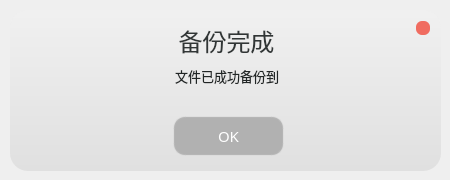
<?xml version="1.0" encoding="UTF-8"?>
<ui version="4.0">
 <class>Form</class>
 <widget class="QWidget" name="Form">
  <property name="geometry">
   <rect>
    <x>0</x>
    <y>0</y>
    <width>450</width>
    <height>180</height>
   </rect>
  </property>
  <property name="minimumSize">
   <size>
    <width>450</width>
    <height>180</height>
   </size>
  </property>
  <property name="maximumSize">
   <size>
    <width>450</width>
    <height>180</height>
   </size>
  </property>
  <property name="font">
   <font>
    <family>微软雅黑</family>
   </font>
  </property>
  <property name="windowTitle">
   <string>Backup Finished</string>
  </property>
  <property name="windowIcon">
   <iconset>
    <normaloff>BackupTool.ico</normaloff>BackupTool.ico</iconset>
  </property>
  <widget class="QFrame" name="frame">
   <property name="geometry">
    <rect>
     <x>10</x>
     <y>10</y>
     <width>431</width>
     <height>161</height>
    </rect>
   </property>
   <property name="styleSheet">
    <string notr="true">QFrame#frame{
	background-color: qlineargradient(x0:0, y1:0,x0:1, y2:1, stop:0 rgba(240, 240, 240,233), stop:1 rgba(222, 222, 222,233));
border-radius:18px  
}
</string>
   </property>
   <property name="frameShape">
    <enum>QFrame::StyledPanel</enum>
   </property>
   <property name="frameShadow">
    <enum>QFrame::Raised</enum>
   </property>
   <widget class="QPushButton" name="btn_ok">
    <property name="geometry">
     <rect>
      <x>163</x>
      <y>106</y>
      <width>111</width>
      <height>40</height>
     </rect>
    </property>
    <property name="palette">
     <palette>
      <active>
       <colorrole role="Button">
        <brush brushstyle="SolidPattern">
         <color alpha="255">
          <red>177</red>
          <green>177</green>
          <blue>177</blue>
         </color>
        </brush>
       </colorrole>
       <colorrole role="ButtonText">
        <brush brushstyle="SolidPattern">
         <color alpha="255">
          <red>255</red>
          <green>255</green>
          <blue>255</blue>
         </color>
        </brush>
       </colorrole>
       <colorrole role="Base">
        <brush brushstyle="SolidPattern">
         <color alpha="255">
          <red>177</red>
          <green>177</green>
          <blue>177</blue>
         </color>
        </brush>
       </colorrole>
       <colorrole role="Window">
        <brush brushstyle="SolidPattern">
         <color alpha="255">
          <red>177</red>
          <green>177</green>
          <blue>177</blue>
         </color>
        </brush>
       </colorrole>
      </active>
      <inactive>
       <colorrole role="Button">
        <brush brushstyle="SolidPattern">
         <color alpha="255">
          <red>177</red>
          <green>177</green>
          <blue>177</blue>
         </color>
        </brush>
       </colorrole>
       <colorrole role="ButtonText">
        <brush brushstyle="SolidPattern">
         <color alpha="255">
          <red>255</red>
          <green>255</green>
          <blue>255</blue>
         </color>
        </brush>
       </colorrole>
       <colorrole role="Base">
        <brush brushstyle="SolidPattern">
         <color alpha="255">
          <red>177</red>
          <green>177</green>
          <blue>177</blue>
         </color>
        </brush>
       </colorrole>
       <colorrole role="Window">
        <brush brushstyle="SolidPattern">
         <color alpha="255">
          <red>177</red>
          <green>177</green>
          <blue>177</blue>
         </color>
        </brush>
       </colorrole>
      </inactive>
      <disabled>
       <colorrole role="Button">
        <brush brushstyle="SolidPattern">
         <color alpha="255">
          <red>177</red>
          <green>177</green>
          <blue>177</blue>
         </color>
        </brush>
       </colorrole>
       <colorrole role="ButtonText">
        <brush brushstyle="SolidPattern">
         <color alpha="255">
          <red>31</red>
          <green>31</green>
          <blue>31</blue>
         </color>
        </brush>
       </colorrole>
       <colorrole role="Base">
        <brush brushstyle="SolidPattern">
         <color alpha="255">
          <red>177</red>
          <green>177</green>
          <blue>177</blue>
         </color>
        </brush>
       </colorrole>
       <colorrole role="Window">
        <brush brushstyle="SolidPattern">
         <color alpha="255">
          <red>177</red>
          <green>177</green>
          <blue>177</blue>
         </color>
        </brush>
       </colorrole>
      </disabled>
     </palette>
    </property>
    <property name="font">
     <font>
      <family>Microsoft YaHei</family>
      <pointsize>11</pointsize>
     </font>
    </property>
    <property name="styleSheet">
     <string notr="true">QPushButton{
	
	background-color: rgb(177,177, 177);
border:2px solid rgba(199, 199, 199,50);
border-radius:12px;
}
QPushButton:hover {
background-color:rgb(144, 144, 144)
	
}
QPushButton:pressed {
	background-color: rgb(111, 111, 111);
}
</string>
    </property>
    <property name="text">
     <string>OK</string>
    </property>
   </widget>
   <widget class="QLabel" name="lab_title">
    <property name="geometry">
     <rect>
      <x>126</x>
      <y>13</y>
      <width>181</width>
      <height>36</height>
     </rect>
    </property>
    <property name="font">
     <font>
      <family>Microsoft YaHei</family>
      <pointsize>18</pointsize>
     </font>
    </property>
    <property name="styleSheet">
     <string notr="true">color: rgb(49, 54, 54)</string>
    </property>
    <property name="text">
     <string>备份完成</string>
    </property>
    <property name="alignment">
     <set>Qt::AlignCenter</set>
    </property>
   </widget>
   <widget class="QLabel" name="lab_prompt">
    <property name="geometry">
     <rect>
      <x>20</x>
      <y>54</y>
      <width>394</width>
      <height>41</height>
     </rect>
    </property>
    <property name="font">
     <font>
      <family>Microsoft YaHei</family>
      <pointsize>10</pointsize>
     </font>
    </property>
    <property name="styleSheet">
     <string notr="true">color: rgb(33, 38, 38)</string>
    </property>
    <property name="text">
     <string>文件已成功备份到
</string>
    </property>
    <property name="alignment">
     <set>Qt::AlignCenter</set>
    </property>
   </widget>
   <widget class="QPushButton" name="btn_close">
    <property name="geometry">
     <rect>
      <x>406</x>
      <y>11</y>
      <width>14</width>
      <height>14</height>
     </rect>
    </property>
    <property name="minimumSize">
     <size>
      <width>14</width>
      <height>14</height>
     </size>
    </property>
    <property name="maximumSize">
     <size>
      <width>14</width>
      <height>14</height>
     </size>
    </property>
    <property name="styleSheet">
     <string notr="true">QPushButton{
	
	background-color: rgb(240, 108, 96);
border:0px solid rgba(113, 17, 15,50);
border-radius:6px;
}
QPushButton:hover {
background-color:rgb(139, 29, 31)
	
}
QPushButton:pressed {
	background-color: rgb(232, 59, 35);
}
</string>
    </property>
    <property name="text">
     <string/>
    </property>
   </widget>
  </widget>
 </widget>
 <resources/>
 <connections/>
</ui>
